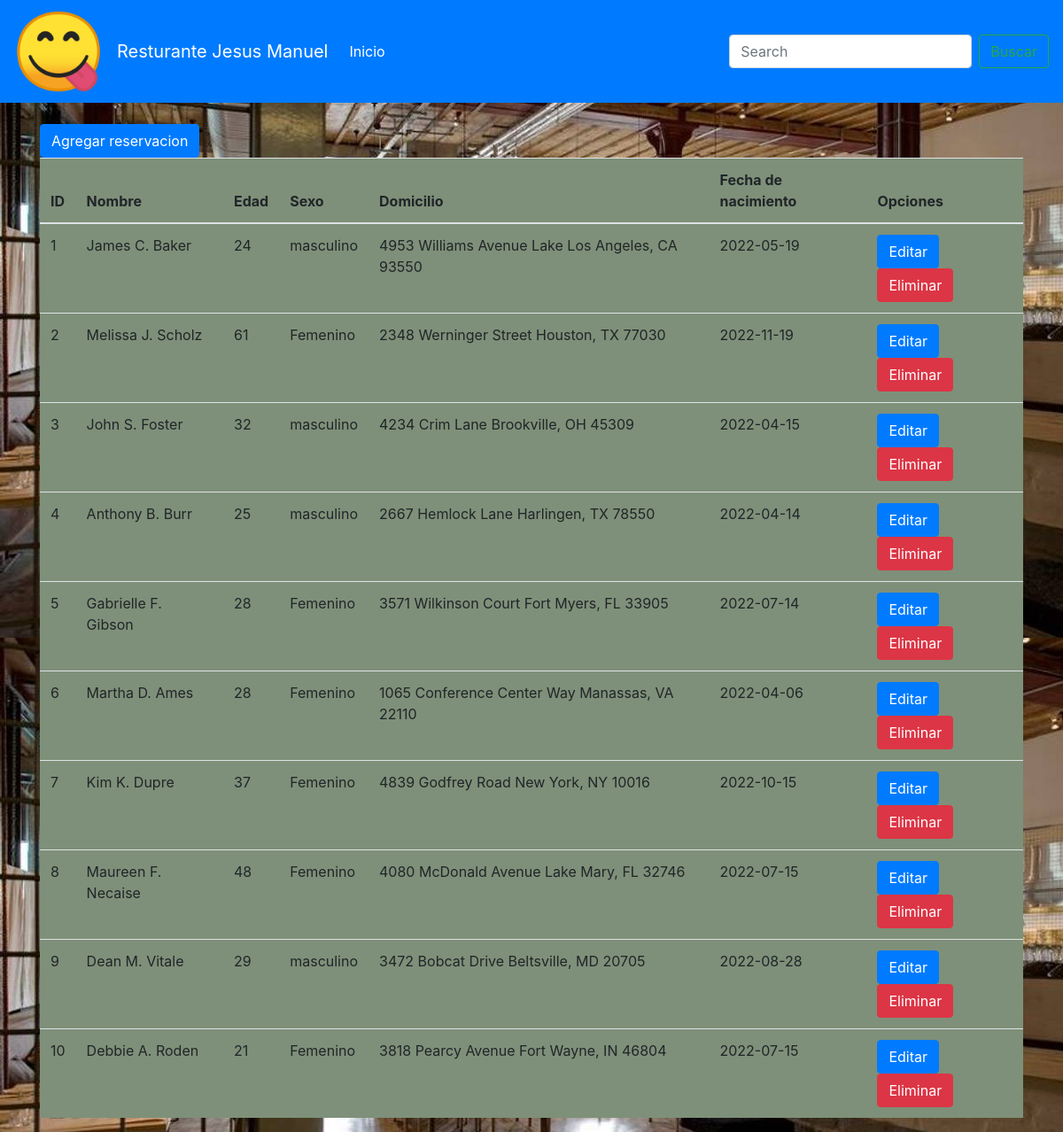
/PracticaWebDatos/consultarDatos.php, run on the app's committed database.
### tables this page shows
CREATE TABLE `cliente` (
  `id` int(11) NOT NULL,
  `nombre` varchar(100) NOT NULL,
  `edad` int(11) NOT NULL,
  `sexo` bit(1) NOT NULL,
  `domicilio` varchar(100) NOT NULL,
  `fecha_nacimiento` date NOT NULL
);

### PracticaWebDatos/consultarDatos.php (the view, shortened to what this page needs)
<!DOCTYPE html>
<html lang="en">
<head>
    <link rel="stylesheet" href="css/bootstrap.css">
</head>
<body  background="imagenes/fondo.jpg">
    <?php
      include 'conexion.php';
      $sql = "select * from cliente";
      $datos = $conexion->query($sql);
    ?>
    <?php include 'menu.php'; ?>
    <br>
    <div class="container">
    <a href="registrarDatos.php" class="btn btn-primary">Agregar reservacion</a><br>
        <div class="row">
            <div class="col-12">
                <table class="table table-hover">
                    <thead>
                        <tr>
                            <th>ID</th>
                            <th>Nombre</th>
                            <th>Edad</th>
                            <th>Sexo</th>
                            <th>Domicilio</th>
                            <th>Fecha de nacimiento</th>
                            <th>Opciones</th>
                        </tr>
                    </thead>
                    <tbody>
                      <?php if($datos->num_rows > 0) {
                          while($row = $datos->fetch_assoc()) {
                      ?>
                        <tr>
                            <td><?php echo $row["id"]; ?></td>
                            <td><?php echo $row["nombre"]; ?></td>
                            <td><?php echo $row["edad"]; ?></td>
                            <?php if($row["sexo"] == 1) {?>
                                <td><?php echo"masculino"?></td>
                        <?php } else{ ?>
                            <td><?php echo"Femenino"?></td>
                       <?php } ?>
                            <td><?php echo $row["domicilio"]; ?></td>
                            <td><?php echo $row["fecha_nacimiento"]; ?></td>
                            <td>
                                <a href="actualizarRegistro.php?id=<?php echo $row["id"]; ?>" class="btn btn-primary">Editar</a>
                                <a href="eliminarRegistro.php?id=<?php echo $row["id"]; ?>" class="btn btn-danger">Eliminar</a>
                            </td>
                        </tr>
                      <?php
                      }
                    }
                      ?>
                    </tbody>
                </table>
            </div>
        </div>
    </div>
</body>
</html>

### PracticaWebDatos/menu.php (shortened to what this page needs)
<nav class="navbar navbar-expand-lg navbar-dark bg-primary">
<img src="imagenes/emoji2.png" class="mr-3" alt="..." width="100px" height="100px">
        <a class="navbar-brand" href="#">Resturante Jesus Manuel</a>
        <div class="collapse navbar-collapse" id="navbarSupportedContent">
          <ul class="navbar-nav mr-auto">
            <li class="nav-item active">
              <a class="nav-link" href="index.php">Inicio <span class="sr-only">(current)</span></a>
            </li>
          </ul>
          <form class="form-inline my-2 my-lg-0" method="GET" action="resultadoBusqueda.php">
            <input name="termino" class="form-control mr-sm-2" type="search" placeholder="Search" aria-label="Search">
            <button class="btn btn-outline-success my-2 my-sm-0" type="submit">Buscar</button>
          </form>
        </div>
    </nav>

### PracticaWebDatos/consultarDatos.php (style rules this page uses)
th { background-color: #7E9079 ; }
td { background-color: #7E9079 ; }

### data on the page
cliente: id "1", nombre "James C. Baker", edad "24", sexo "masculino", domicilio "4953 Williams Avenue Lake Los Angeles, CA 93550", fecha_nacimiento "2022-05-19"
cliente: id "2", nombre "Melissa J. Scholz", edad "61", sexo "Femenino", domicilio "2348 Werninger Street Houston, TX 77030", fecha_nacimiento "2022-11-19"
cliente: id "3", nombre "John S. Foster", edad "32", sexo "masculino", domicilio "4234 Crim Lane Brookville, OH 45309", fecha_nacimiento "2022-04-15"
cliente: id "4", nombre "Anthony B. Burr", edad "25", sexo "masculino", domicilio "2667 Hemlock Lane Harlingen, TX 78550", fecha_nacimiento "2022-04-14"
cliente: id "5", nombre "Gabrielle F. Gibson", edad "28", sexo "Femenino", domicilio "3571 Wilkinson Court Fort Myers, FL 33905", fecha_nacimiento "2022-07-14"
cliente: id "6", nombre "Martha D. Ames", edad "28", sexo "Femenino", domicilio "1065 Conference Center Way Manassas, VA 22110", fecha_nacimiento "2022-04-06"
cliente: id "7", nombre "Kim K. Dupre", edad "37", sexo "Femenino", domicilio "4839 Godfrey Road New York, NY 10016", fecha_nacimiento "2022-10-15"
cliente: id "8", nombre "Maureen F. Necaise", edad "48", sexo "Femenino", domicilio "4080 McDonald Avenue Lake Mary, FL 32746", fecha_nacimiento "2022-07-15"
cliente: id "9", nombre "Dean M. Vitale", edad "29", sexo "masculino", domicilio "3472 Bobcat Drive Beltsville, MD 20705", fecha_nacimiento "2022-08-28"
cliente: id "10", nombre "Debbie A. Roden", edad "21", sexo "Femenino", domicilio "3818 Pearcy Avenue Fort Wayne, IN 46804", fecha_nacimiento "2022-07-15"
